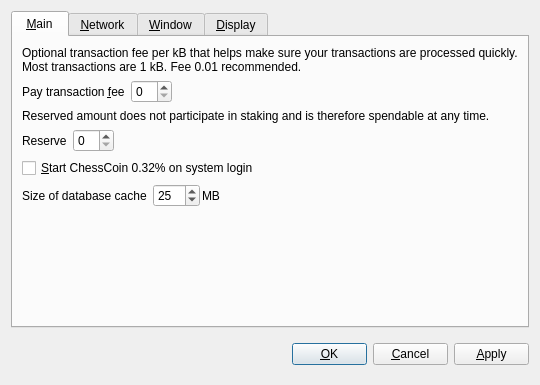
<?xml version="1.0" encoding="UTF-8"?>
<ui version="4.0">
 <class>OptionsDialog</class>
 <widget class="QDialog" name="OptionsDialog">
  <property name="geometry">
   <rect>
    <x>0</x>
    <y>0</y>
    <width>540</width>
    <height>385</height>
   </rect>
  </property>
  <property name="windowTitle">
   <string>Options</string>
  </property>
  <property name="modal">
   <bool>true</bool>
  </property>
  <layout class="QVBoxLayout" name="verticalLayout">
   <item>
    <widget class="QTabWidget" name="tabWidget">
     <property name="tabPosition">
      <enum>QTabWidget::North</enum>
     </property>
     <property name="currentIndex">
      <number>0</number>
     </property>
     <widget class="QWidget" name="tabMain">
      <attribute name="title">
       <string> &amp;Main </string>
      </attribute>
      <layout class="QVBoxLayout" name="verticalLayout_Main">
       <item>
        <widget class="QLabel" name="transactionFeeInfoLabel">
         <property name="text">
          <string>Optional transaction fee per kB that helps make sure your transactions are processed quickly. Most transactions are 1 kB. Fee 0.01 recommended.</string>
         </property>
         <property name="textFormat">
          <enum>Qt::PlainText</enum>
         </property>
         <property name="wordWrap">
          <bool>true</bool>
         </property>
        </widget>
       </item>
       <item>
        <layout class="QHBoxLayout" name="horizontalLayoutFee">
         <item>
          <widget class="QLabel" name="transactionFeeLabel">
           <property name="text">
            <string>Pay transaction &amp;fee</string>
           </property>
           <property name="textFormat">
            <enum>Qt::PlainText</enum>
           </property>
           <property name="buddy">
            <cstring>transactionFee</cstring>
           </property>
          </widget>
         </item>
         <item>
          <widget class="BitcoinAmountField" name="transactionFee"/>
         </item>
         <item>
          <spacer name="horizontalSpacerFee">
           <property name="orientation">
            <enum>Qt::Horizontal</enum>
           </property>
           <property name="sizeHint" stdset="0">
            <size>
             <width>40</width>
             <height>20</height>
            </size>
           </property>
          </spacer>
         </item>
        </layout>
       </item>
       <item>
        <widget class="QLabel" name="reserveBalanceInfoLabel">
         <property name="text">
          <string>Reserved amount does not participate in staking and is therefore spendable at any time.</string>
         </property>
         <property name="textFormat">
          <enum>Qt::PlainText</enum>
         </property>
         <property name="wordWrap">
          <bool>true</bool>
         </property>
        </widget>
       </item>
       <item>
        <layout class="QHBoxLayout" name="horizontalLayoutReserveBalance">
         <item>
          <widget class="QLabel" name="reserveBalanceLabel">
           <property name="text">
            <string>Reserve</string>
           </property>
           <property name="textFormat">
            <enum>Qt::PlainText</enum>
           </property>
           <property name="buddy">
            <cstring>reserveBalance</cstring>
           </property>
          </widget>
         </item>
         <item>
          <widget class="BitcoinAmountField" name="reserveBalance"/>
         </item>
         <item>
          <spacer name="horizontalSpacerReserveBalance">
           <property name="orientation">
            <enum>Qt::Horizontal</enum>
           </property>
           <property name="sizeHint" stdset="0">
            <size>
             <width>40</width>
             <height>20</height>
            </size>
           </property>
          </spacer>
         </item>
        </layout>
       </item>
       <item>
        <widget class="QCheckBox" name="bitcoinAtStartup">
         <property name="toolTip">
          <string>Automatically start ChessCoin 0.32% after logging in to the system.</string>
         </property>
         <property name="text">
          <string>&amp;Start ChessCoin 0.32% on system login</string>
         </property>
        </widget>
       </item>
       <item>
        <layout class="QHBoxLayout" name="horizontalLayoutDbSync">
         <property name="spacing">
          <number>2</number>
         </property>
         <item>
          <widget class="QLabel" name="labelCache">
           <property name="text">
            <string>Size of database cache </string>
           </property>
          </widget>
         </item>
         <item>
          <widget class="QSpinBox" name="cacheBox">
           <property name="minimum">
            <number>4</number>
           </property>
           <property name="maximum">
            <number>256</number>
           </property>
           <property name="value">
            <number>25</number>
           </property>
          </widget>
         </item>
         <item>
          <widget class="QLabel" name="lblCacheUnit">
           <property name="text">
            <string>MB</string>
           </property>
          </widget>
         </item>
         <item>
          <spacer name="horizontalSpacer">
           <property name="orientation">
            <enum>Qt::Horizontal</enum>
           </property>
           <property name="sizeHint" stdset="0">
            <size>
             <width>40</width>
             <height>20</height>
            </size>
           </property>
          </spacer>
         </item>
        </layout>
       </item>
       <item>
        <spacer name="verticalSpacer_Main">
         <property name="orientation">
          <enum>Qt::Vertical</enum>
         </property>
         <property name="sizeHint" stdset="0">
          <size>
           <width>20</width>
           <height>40</height>
          </size>
         </property>
        </spacer>
       </item>
      </layout>
     </widget>
     <widget class="QWidget" name="tabNetwork">
      <attribute name="title">
       <string>&amp;Network</string>
      </attribute>
      <layout class="QVBoxLayout" name="verticalLayout_Network">
       <item>
        <widget class="QCheckBox" name="connectSocks">
         <property name="toolTip">
          <string>Connect to the ChessCoin 0.32% network through a SOCKS proxy (e.g. when connecting through Tor).</string>
         </property>
         <property name="text">
          <string>&amp;Connect through SOCKS proxy:</string>
         </property>
        </widget>
       </item>
       <item>
        <layout class="QHBoxLayout" name="horizontalLayout_Network">
         <item>
          <widget class="QLabel" name="proxyIpLabel">
           <property name="text">
            <string>Proxy &amp;IP:</string>
           </property>
           <property name="textFormat">
            <enum>Qt::PlainText</enum>
           </property>
           <property name="buddy">
            <cstring>proxyIp</cstring>
           </property>
          </widget>
         </item>
         <item>
          <widget class="QValidatedLineEdit" name="proxyIp">
           <property name="maximumSize">
            <size>
             <width>140</width>
             <height>16777215</height>
            </size>
           </property>
           <property name="toolTip">
            <string>IP address of the proxy (e.g. 127.0.0.1)</string>
           </property>
          </widget>
         </item>
         <item>
          <widget class="QLabel" name="proxyPortLabel">
           <property name="text">
            <string>&amp;Port:</string>
           </property>
           <property name="textFormat">
            <enum>Qt::PlainText</enum>
           </property>
           <property name="buddy">
            <cstring>proxyPort</cstring>
           </property>
          </widget>
         </item>
         <item>
          <widget class="QLineEdit" name="proxyPort">
           <property name="maximumSize">
            <size>
             <width>55</width>
             <height>16777215</height>
            </size>
           </property>
           <property name="toolTip">
            <string>Port of the proxy (e.g. 9050)</string>
           </property>
          </widget>
         </item>
         <item>
          <widget class="QLabel" name="socksVersionLabel">
           <property name="text">
            <string>SOCKS &amp;Version:</string>
           </property>
           <property name="textFormat">
            <enum>Qt::PlainText</enum>
           </property>
           <property name="buddy">
            <cstring>socksVersion</cstring>
           </property>
          </widget>
         </item>
         <item>
          <widget class="QValueComboBox" name="socksVersion">
           <property name="toolTip">
            <string>SOCKS version of the proxy (e.g. 5)</string>
           </property>
          </widget>
         </item>
         <item>
          <spacer name="horizontalSpacer_Network">
           <property name="orientation">
            <enum>Qt::Horizontal</enum>
           </property>
           <property name="sizeHint" stdset="0">
            <size>
             <width>40</width>
             <height>20</height>
            </size>
           </property>
          </spacer>
         </item>
        </layout>
       </item>
       <item>
        <spacer name="verticalSpacer_Network">
         <property name="orientation">
          <enum>Qt::Vertical</enum>
         </property>
         <property name="sizeHint" stdset="0">
          <size>
           <width>20</width>
           <height>40</height>
          </size>
         </property>
        </spacer>
       </item>
      </layout>
     </widget>
     <widget class="QWidget" name="tabWindow">
      <attribute name="title">
       <string>&amp;Window</string>
      </attribute>
      <layout class="QVBoxLayout" name="verticalLayout_Window">
       <item>
        <widget class="QCheckBox" name="minimizeToTray">
         <property name="toolTip">
          <string>Show only a tray icon after minimizing the window.</string>
         </property>
         <property name="text">
          <string>&amp;Minimize to the tray instead of the taskbar</string>
         </property>
        </widget>
       </item>
       <item>
        <widget class="QCheckBox" name="minimizeOnClose">
         <property name="toolTip">
          <string>Minimize instead of exit the application when the window is closed. When this option is enabled, the application will be closed only after selecting Quit in the menu.</string>
         </property>
         <property name="text">
          <string>M&amp;inimize on close</string>
         </property>
        </widget>
       </item>
       <item>
        <spacer name="verticalSpacer_Window">
         <property name="orientation">
          <enum>Qt::Vertical</enum>
         </property>
         <property name="sizeHint" stdset="0">
          <size>
           <width>20</width>
           <height>40</height>
          </size>
         </property>
        </spacer>
       </item>
      </layout>
     </widget>
     <widget class="QWidget" name="tabDisplay">
      <attribute name="title">
       <string>&amp;Display</string>
      </attribute>
      <layout class="QVBoxLayout" name="verticalLayout_Display">
       <item>
        <layout class="QHBoxLayout" name="horizontalLayout_1_Display">
         <item>
          <widget class="QLabel" name="langLabel">
           <property name="text">
            <string>User Interface &amp;language:</string>
           </property>
           <property name="textFormat">
            <enum>Qt::PlainText</enum>
           </property>
           <property name="buddy">
            <cstring>lang</cstring>
           </property>
          </widget>
         </item>
         <item>
          <widget class="QValueComboBox" name="lang">
           <property name="toolTip">
            <string>The user interface language can be set here. This setting will take effect after restarting ChessCoin.</string>
           </property>
          </widget>
         </item>
        </layout>
       </item>
       <item>
        <layout class="QHBoxLayout" name="horizontalLayout_2_Display">
         <item>
          <widget class="QLabel" name="unitLabel">
           <property name="text">
            <string>&amp;Unit to show amounts in:</string>
           </property>
           <property name="textFormat">
            <enum>Qt::PlainText</enum>
           </property>
           <property name="buddy">
            <cstring>unit</cstring>
           </property>
          </widget>
         </item>
         <item>
          <widget class="QValueComboBox" name="unit">
           <property name="toolTip">
            <string>Choose the default subdivision unit to show in the interface and when sending coins.</string>
           </property>
          </widget>
         </item>
        </layout>
       </item>
       <item>
        <widget class="QCheckBox" name="displayAddresses">
         <property name="toolTip">
          <string>Whether to show ChessCoin addresses in the transaction list or not.</string>
         </property>
         <property name="text">
          <string>&amp;Display addresses in transaction list</string>
         </property>
        </widget>
       </item>
       <item>
        <widget class="QCheckBox" name="coinControlFeatures">
         <property name="toolTip">
          <string>Whether to show coin control features or not.</string>
         </property>
         <property name="text">
          <string>Display coin &amp;control features (experts only!)</string>
         </property>
        </widget>
       </item>
       <item>
        <spacer name="verticalSpacer_Display">
         <property name="orientation">
          <enum>Qt::Vertical</enum>
         </property>
         <property name="sizeHint" stdset="0">
          <size>
           <width>20</width>
           <height>40</height>
          </size>
         </property>
        </spacer>
       </item>
      </layout>
     </widget>
    </widget>
   </item>
   <item>
    <layout class="QHBoxLayout" name="horizontalLayout_Buttons">
     <property name="spacing">
      <number>6</number>
     </property>
     <item>
      <spacer name="horizontalSpacer_1">
       <property name="orientation">
        <enum>Qt::Horizontal</enum>
       </property>
       <property name="sizeHint" stdset="0">
        <size>
         <width>40</width>
         <height>40</height>
        </size>
       </property>
      </spacer>
     </item>
     <item>
      <widget class="QLabel" name="statusLabel">
       <property name="font">
        <font>
         <weight>75</weight>
         <bold>true</bold>
        </font>
       </property>
       <property name="text">
        <string/>
       </property>
       <property name="textFormat">
        <enum>Qt::PlainText</enum>
       </property>
       <property name="wordWrap">
        <bool>true</bool>
       </property>
      </widget>
     </item>
     <item>
      <spacer name="horizontalSpacer_2">
       <property name="orientation">
        <enum>Qt::Horizontal</enum>
       </property>
       <property name="sizeHint" stdset="0">
        <size>
         <width>40</width>
         <height>40</height>
        </size>
       </property>
      </spacer>
     </item>
     <item>
      <widget class="QPushButton" name="okButton">
       <property name="minimumSize">
        <size>
         <width>75</width>
         <height>22</height>
        </size>
       </property>
       <property name="maximumSize">
        <size>
         <width>75</width>
         <height>22</height>
        </size>
       </property>
       <property name="text">
        <string>&amp;OK</string>
       </property>
      </widget>
     </item>
     <item>
      <widget class="QPushButton" name="cancelButton">
       <property name="minimumSize">
        <size>
         <width>75</width>
         <height>22</height>
        </size>
       </property>
       <property name="maximumSize">
        <size>
         <width>75</width>
         <height>22</height>
        </size>
       </property>
       <property name="text">
        <string>&amp;Cancel</string>
       </property>
       <property name="autoDefault">
        <bool>false</bool>
       </property>
      </widget>
     </item>
     <item>
      <widget class="QPushButton" name="applyButton">
       <property name="minimumSize">
        <size>
         <width>75</width>
         <height>22</height>
        </size>
       </property>
       <property name="maximumSize">
        <size>
         <width>75</width>
         <height>22</height>
        </size>
       </property>
       <property name="text">
        <string>&amp;Apply</string>
       </property>
       <property name="autoDefault">
        <bool>false</bool>
       </property>
      </widget>
     </item>
    </layout>
   </item>
  </layout>
 </widget>
 <customwidgets>
  <customwidget>
   <class>BitcoinAmountField</class>
   <extends>QSpinBox</extends>
   <header>bitcoinamountfield.h</header>
   <container>1</container>
  </customwidget>
  <customwidget>
   <class>QValueComboBox</class>
   <extends>QComboBox</extends>
   <header>qvaluecombobox.h</header>
  </customwidget>
  <customwidget>
   <class>QValidatedLineEdit</class>
   <extends>QLineEdit</extends>
   <header>qvalidatedlineedit.h</header>
  </customwidget>
 </customwidgets>
 <resources/>
 <connections/>
</ui>
